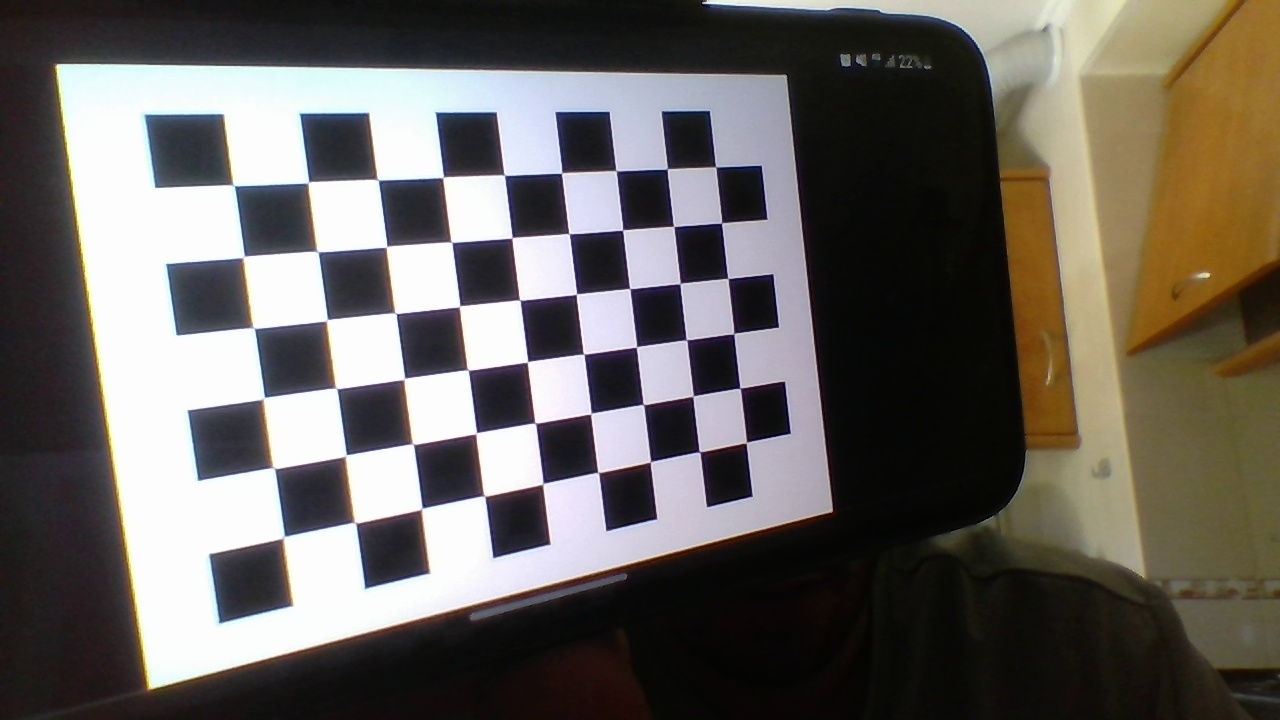
#> input picture Pratica/Project 2 v2/resources/calib-img/pic-0.jpg, 1280 x 720 px
$ python main.py
#> lines starting #> are read from the running program, lines starting #| are printed output that depends on the picture; after the words box and inside, x2 and y2 are one past the last pixel; in counts of white or black regions, pixels touching at a corner belong together
### Pratica/Project 2 v2/calibration.py
import glob
import os

import cv2
import numpy as np


class Calibration:
    def __init__(self, load_path=None, debug=False):
        self._debug = debug

        if load_path is not None and os.path.isfile(load_path):
            self.__load_calib_values(load_path)
        else:
            self.__calculate_calib_values()

    def __calculate_calib_values(self):
        # termination criteria
        criteria = (cv2.TERM_CRITERIA_EPS + cv2.TERM_CRITERIA_MAX_ITER, 30, 0.001)

        # prepare object points, like (0,0,0), (1,0,0), (2,0,0) ....,(6,5,0)
        objp = np.zeros((6 * 7, 3), np.float32)
        objp[:, :2] = np.mgrid[0:7, 0:6].T.reshape(-1, 2)

        # Arrays to store object points and image points from all the images.
        obj_points = []  # 3d point in real world space
        img_points = []  # 2d points in image plane.

        gray = None
        images = glob.glob('resources/calib-img/*.jpg')
        for img in images:
            img = cv2.imread(img)
#> img is the input picture: shape (720, 1280, 3); mean B, G, R 95.1, 100.2, 104.8
            gray = cv2.cvtColor(img, cv2.COLOR_BGR2GRAY)
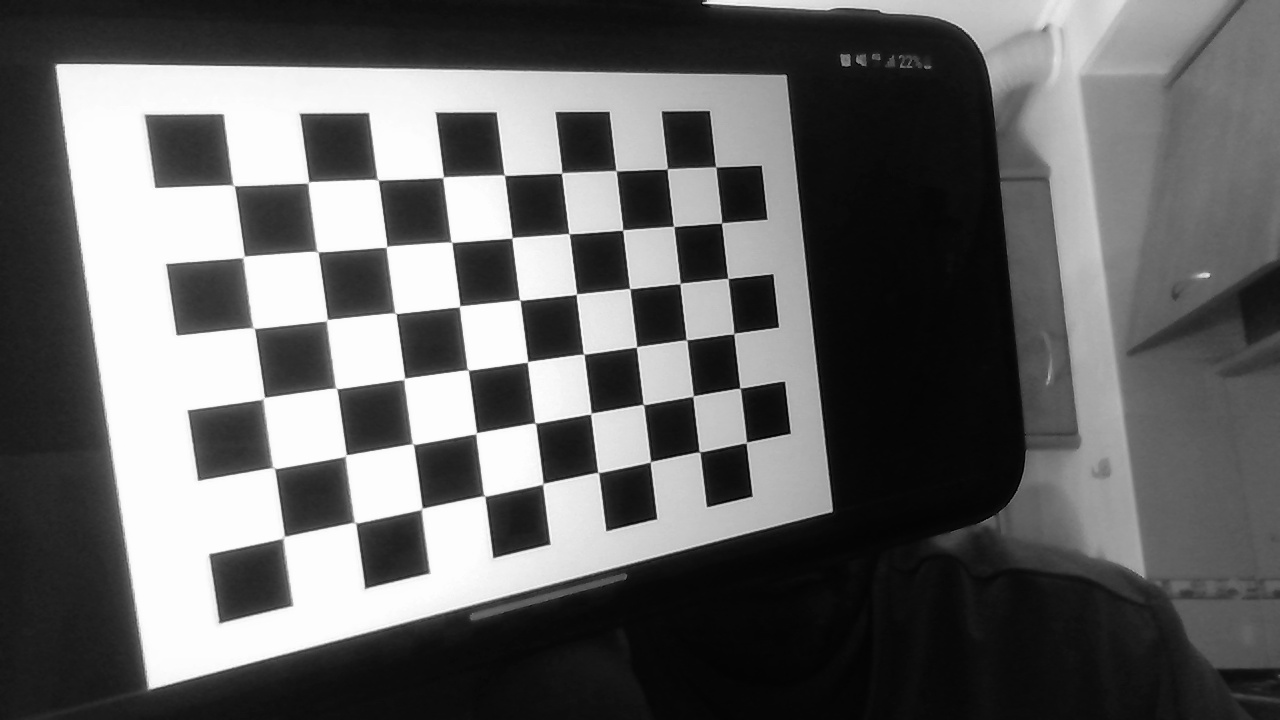
#> gray: shape (720, 1280); min 0, max 255, mean 101

            # Find the chess board corners
            ret, corners = cv2.findChessboardCorners(gray, (7, 6), None)
#> ret = False; corners = None

            # If found, add object points, image points (after refining them)
            if ret:
                obj_points.append(objp)
                corners2 = cv2.cornerSubPix(gray, corners, (11, 11), (-1, -1), criteria)
                img_points.append(corners2)

                # Draw and display the corners
                cv2.drawChessboardCorners(img, (7, 6), corners2, ret)

                if self._debug:
                    cv2.imshow('img', img)
                    cv2.waitKey(5000)
#> pass 2 of the loop in __calculate_calib_values, `for img in images:`:
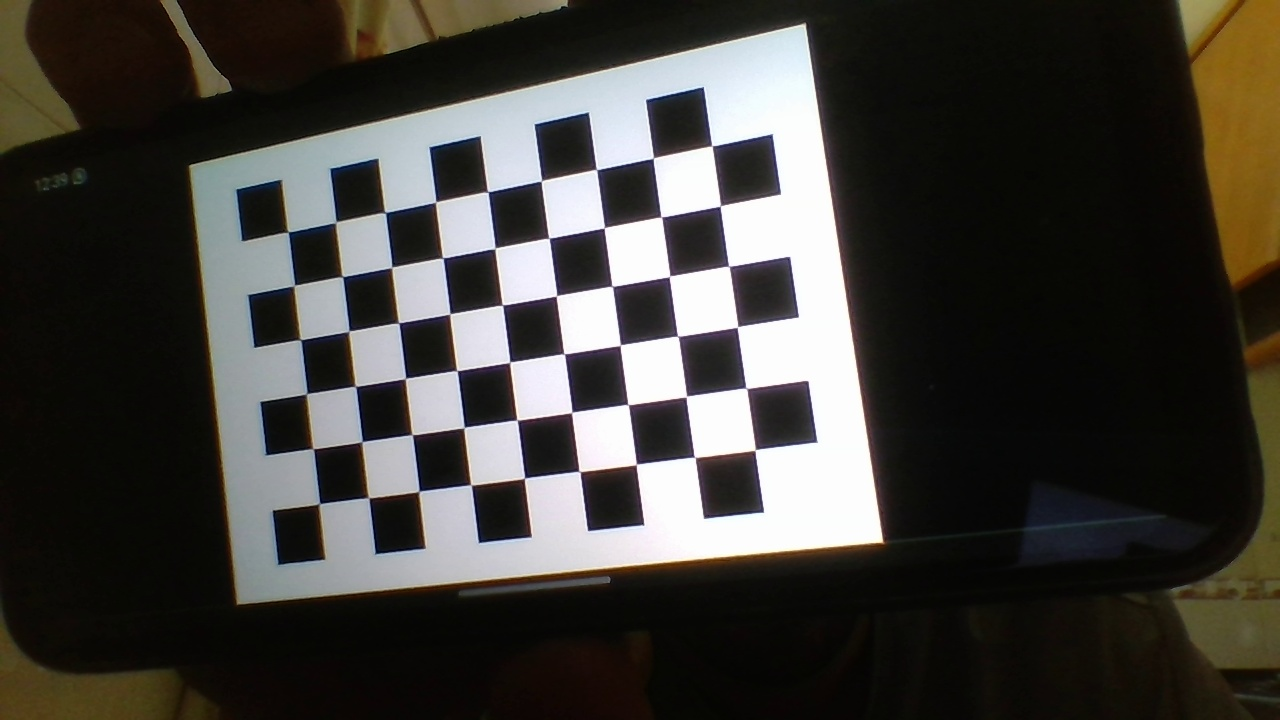
#> input picture Pratica/Project 2 v2/resources/calib-img/pic-1.jpg, 1280 x 720 px
#> in __calculate_calib_values, img is the input picture: shape (720, 1280, 3); mean B, G, R 59.4, 64, 66.3
#> in __calculate_calib_values, `gray = cv2.cvtColor(img, cv2.COLOR_BGR2GRAY)`:
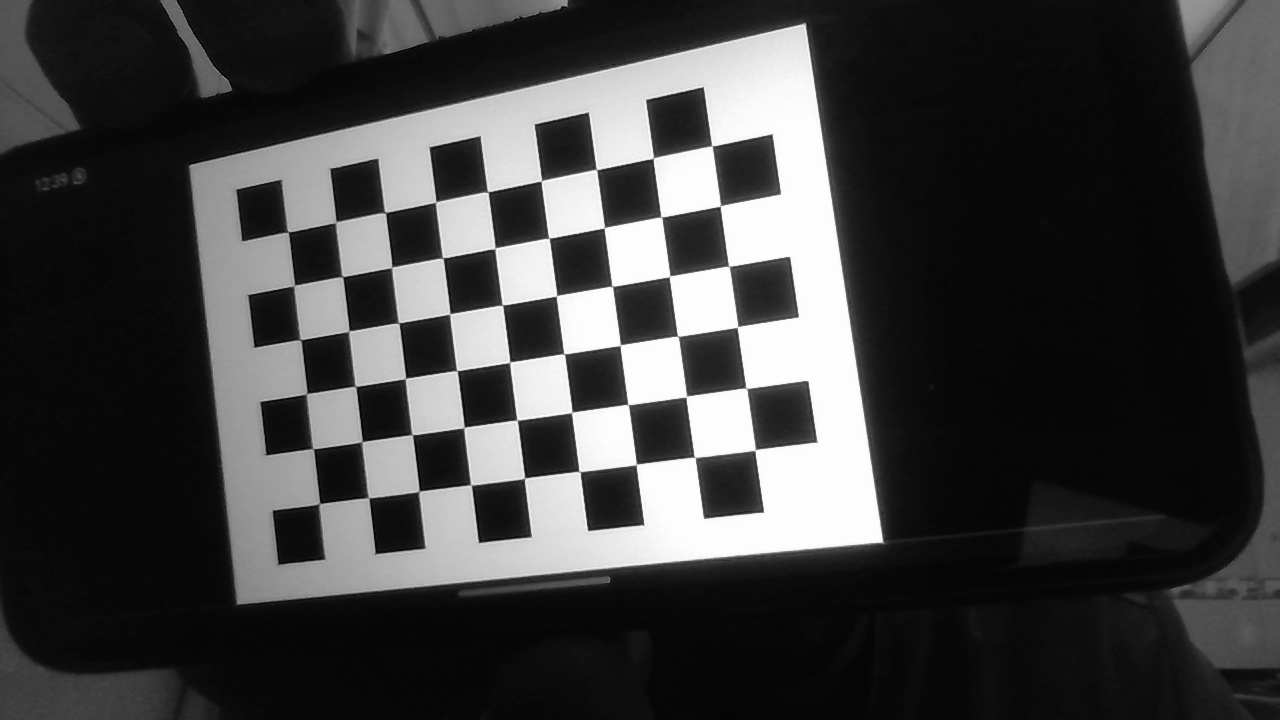
#> gray: shape (720, 1280); min 1, max 255, mean 64.2
#> ret = True; corners = 42 rows, first 8: [288.9, 232.6], [337.2, 220.4], [386.6, 213.3], [436.2, 201.4], [488.6, 192.1], [541.1, 181.6], [596.7, 169.8], [295.4, 284.1]
#> corners2 = 42 rows, first 8: [288, 232.1], [335.7, 222.2], [385.1, 212.5], [435.7, 202.1], [487.8, 191.8], [541.3, 180.7], [596.5, 169.5], [294.3, 285.5]
#> in __calculate_calib_values, `cv2.drawChessboardCorners(img, (7, 6), corners2, ret)`:
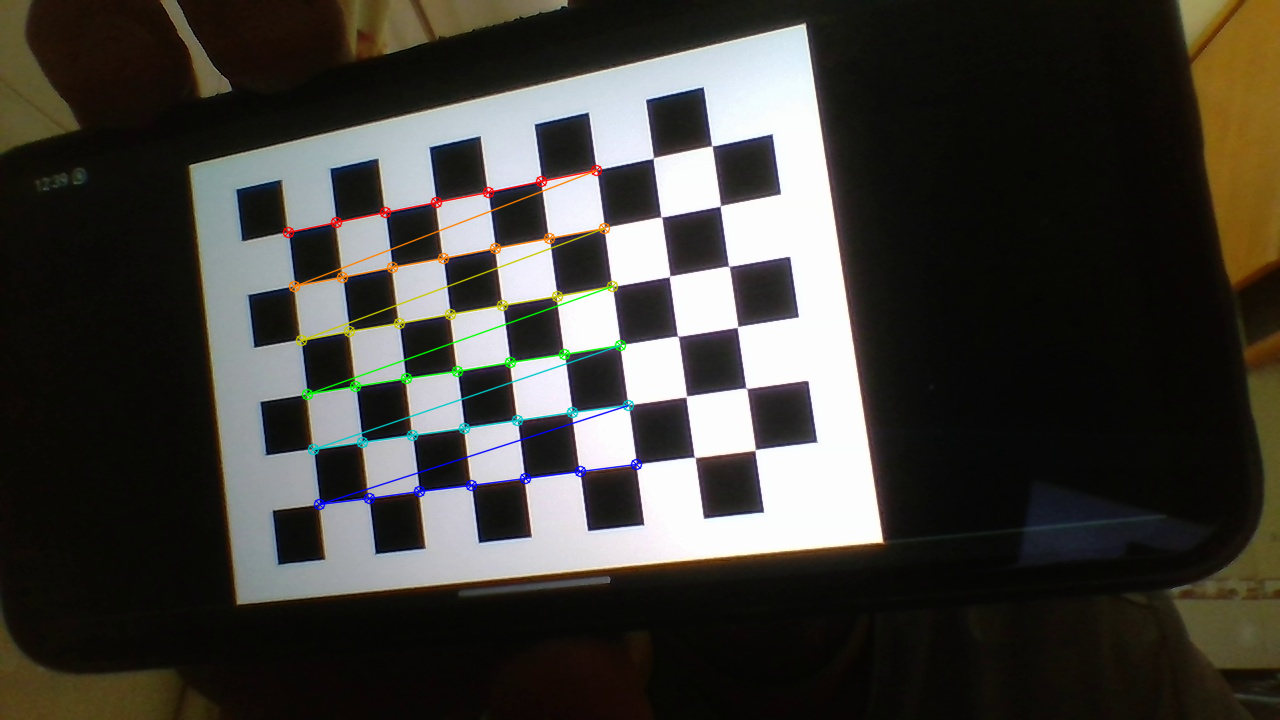
#> img: shape (720, 1280, 3); 1.48% of pixels changed, all inside (x1, y1, x2, y2) = (282, 164, 643, 511)
#> pass 3 of the loop in __calculate_calib_values, `for img in images:`:
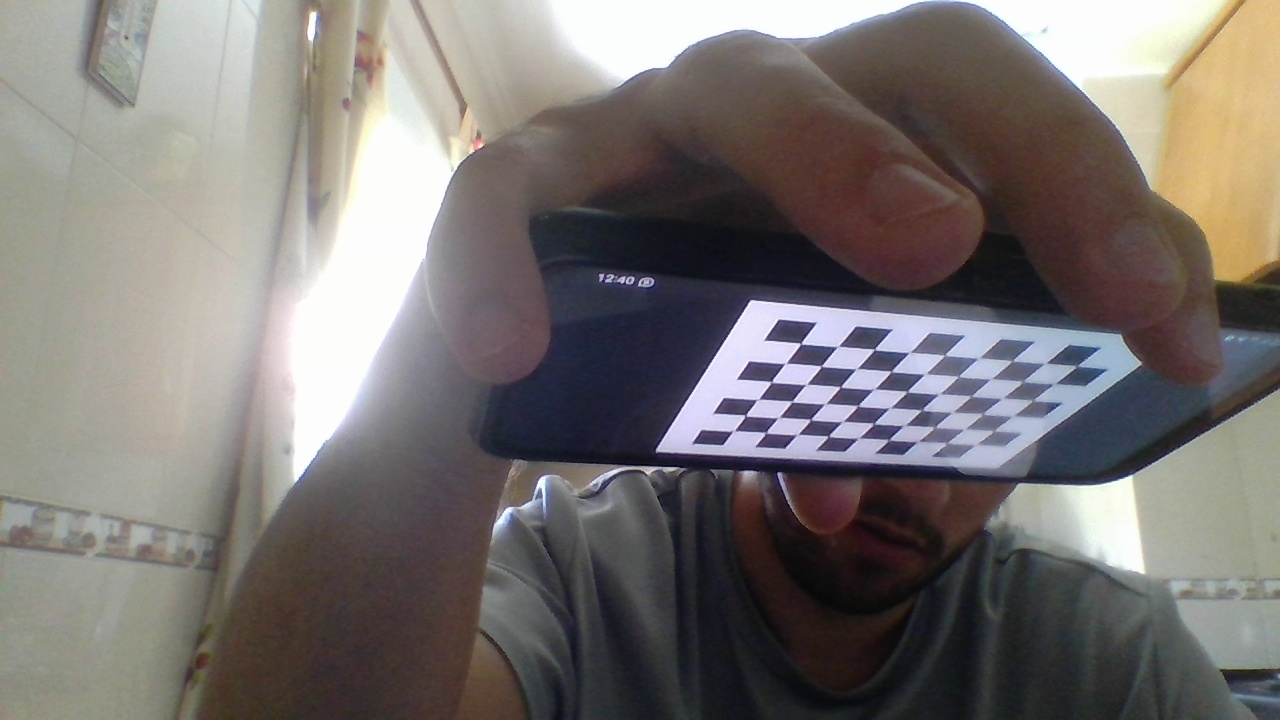
#> input picture Pratica/Project 2 v2/resources/calib-img/pic-10.jpg, 1280 x 720 px
#> in __calculate_calib_values, img is the input picture: shape (720, 1280, 3); mean B, G, R 113.2, 115.5, 120.7
#> in __calculate_calib_values, `gray = cv2.cvtColor(img, cv2.COLOR_BGR2GRAY)`:
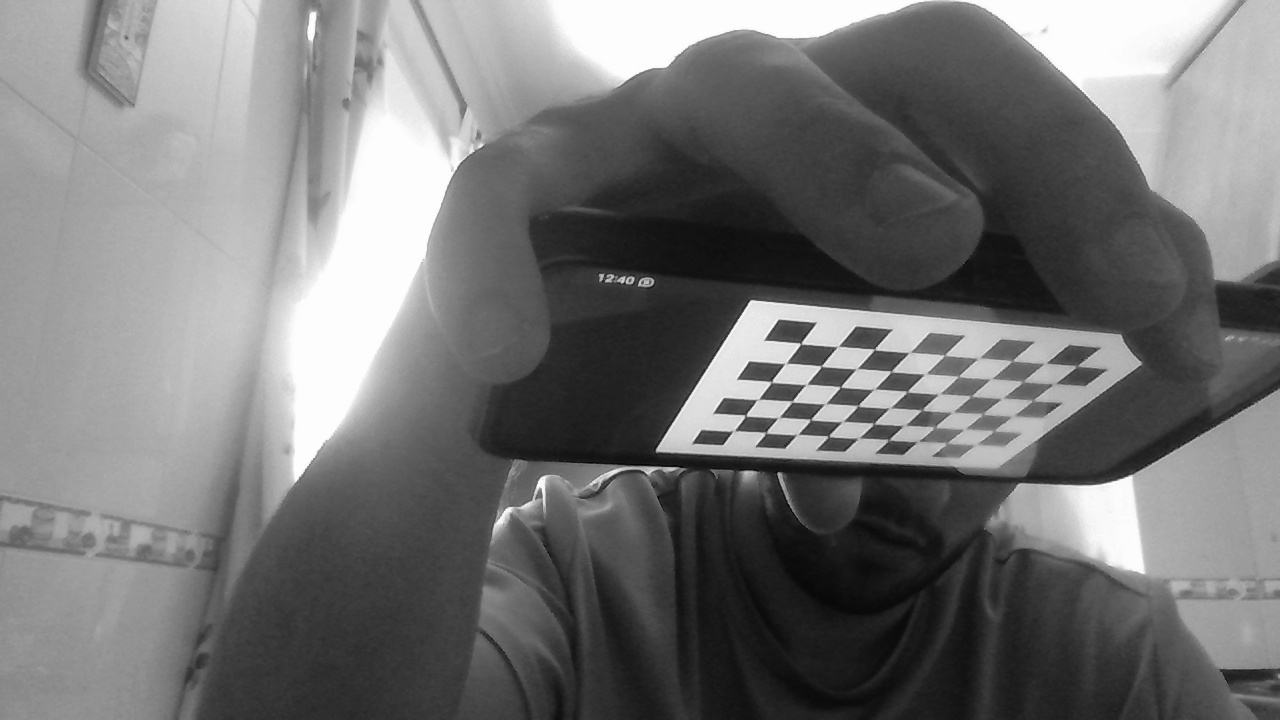
#> gray: shape (720, 1280); min 2, max 255, mean 116.8
#> ret = False; corners = None
#> the loop made 4 passes; the first 3 are shown

        ret, self.__mtx, self.__dist, r_vecs, t_vecs = cv2.calibrateCamera(obj_points, img_points, gray.shape[::-1], None, None)
        np.savez("resources/calib.npz",
                 mtx=self.__mtx,
                 dist=self.__dist,
                 r_vecs=r_vecs,
                 t_vecs=t_vecs,
                 obj_points=obj_points)

        if self._debug:
            mean_error = 0
            for i in range(len(obj_points)):
                img_points2, _ = cv2.projectPoints(obj_points[i], r_vecs[i], t_vecs[i], self.__mtx, self.__dist)
                error = cv2.norm(img_points[i], img_points2, cv2.NORM_L2) / len(img_points2)
                mean_error += error
            print("total error: {}".format(mean_error / len(obj_points)))

    # [21 lines left out: functions __load_calib_values, calibrate, not called in this run]

### Pratica/Project 2 v2/main.py
import cv2
from calibration import Calibration
from markers import Markers
'resources/calib.npz'

# camera_calibration = Calibration(-1)
camera_calibration = Calibration('resources/calib.npz')
#> (the run stopped early here; a loop or call above may not have finished)
